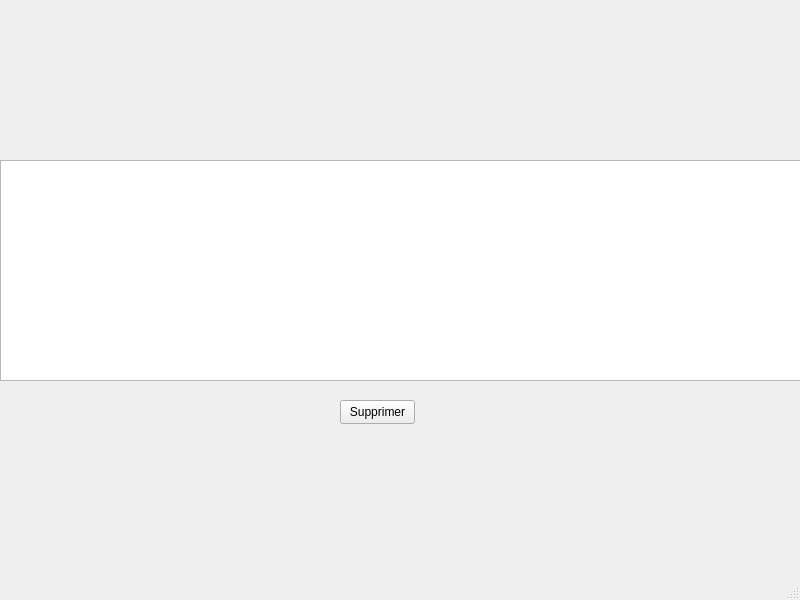
<?xml version="1.0" encoding="UTF-8"?>
<ui version="4.0">
 <class>afficherlivreur</class>
 <widget class="QMainWindow" name="afficherlivreur">
  <property name="geometry">
   <rect>
    <x>0</x>
    <y>0</y>
    <width>800</width>
    <height>600</height>
   </rect>
  </property>
  <property name="windowTitle">
   <string>MainWindow</string>
  </property>
  <widget class="QWidget" name="centralwidget">
   <widget class="QTableWidget" name="tableWidget">
    <property name="geometry">
     <rect>
      <x>0</x>
      <y>160</y>
      <width>801</width>
      <height>221</height>
     </rect>
    </property>
   </widget>
   <widget class="QPushButton" name="pushButton_supprimer">
    <property name="geometry">
     <rect>
      <x>340</x>
      <y>400</y>
      <width>75</width>
      <height>24</height>
     </rect>
    </property>
    <property name="text">
     <string>Supprimer</string>
    </property>
   </widget>
  </widget>
  <widget class="QMenuBar" name="menubar">
   <property name="geometry">
    <rect>
     <x>0</x>
     <y>0</y>
     <width>800</width>
     <height>22</height>
    </rect>
   </property>
  </widget>
  <widget class="QStatusBar" name="statusbar"/>
 </widget>
 <resources/>
 <connections/>
</ui>
